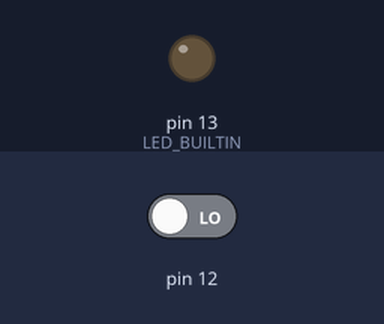
Bench run of a sketch on a simulated Arduino Uno, built with avr-gcc and run on an emulated ATmega328P. On the bench: output pins drawn as LEDs (lit = HIGH). Inputs (shaded band) come from the test bench; at power-on: pin 12 LOW.

Above: at 1.2 s.
1.3 s: pin 12 driven HIGH
At 1.9 s:
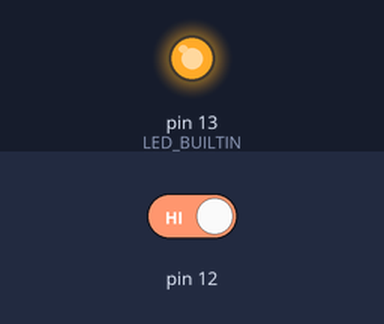
2.8 s: pin 12 driven LOW
At 3.1 s:
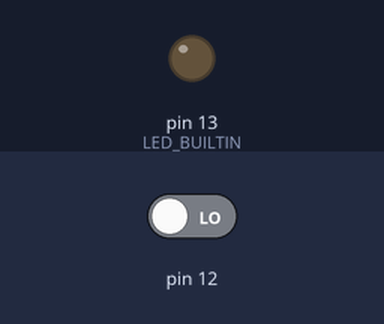
Timing chart, 0 to 5.8 s (numbered marks = the images above; inputs shaded):
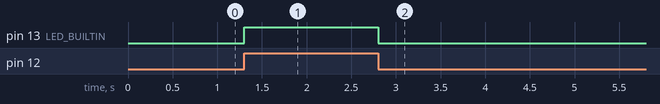

Measured:
- after the input at 1.3 s, pin 13 (LED_BUILTIN): LOW → HIGH at once
- after the input at 2.8 s, pin 13 (LED_BUILTIN): HIGH → LOW at once

The sketch:

Sensor_LED.ino
```cpp
// C++ code
//
int Sensor = 0;

void setup()
{
  pinMode(12, INPUT);
  pinMode(LED_BUILTIN, OUTPUT);
}

void loop()
{
  Sensor = digitalRead(12);
  if (Sensor == HIGH) {
    digitalWrite(LED_BUILTIN, HIGH);
  } else {
    digitalWrite(LED_BUILTIN, LOW);
  }
  delay(10); // Wait for 10 millisecond(s)
}
```
